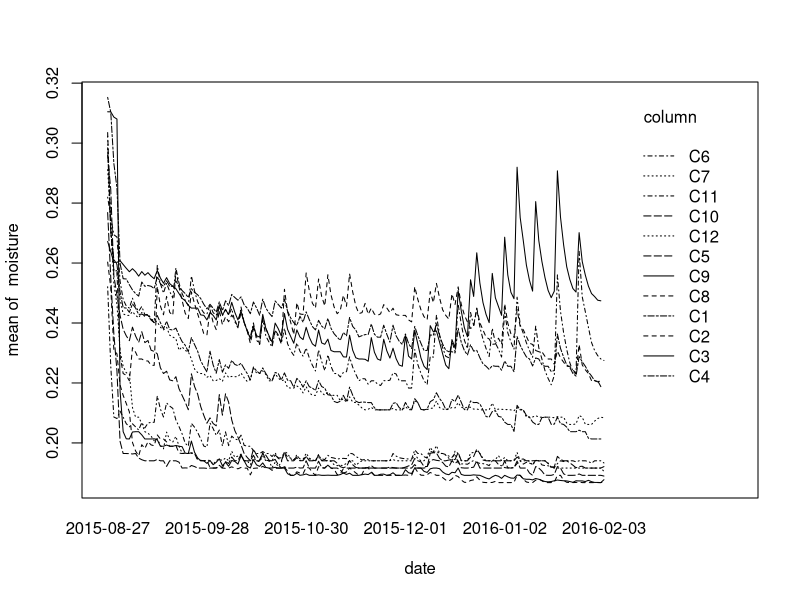
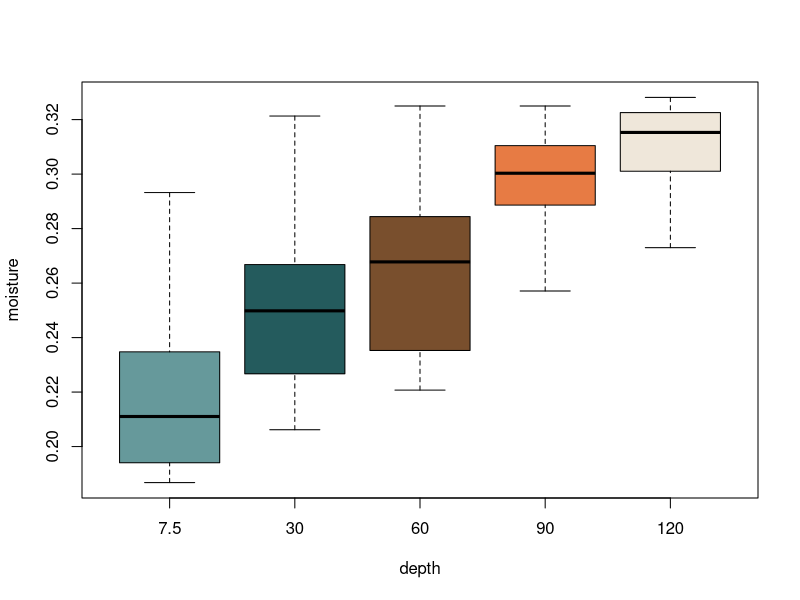
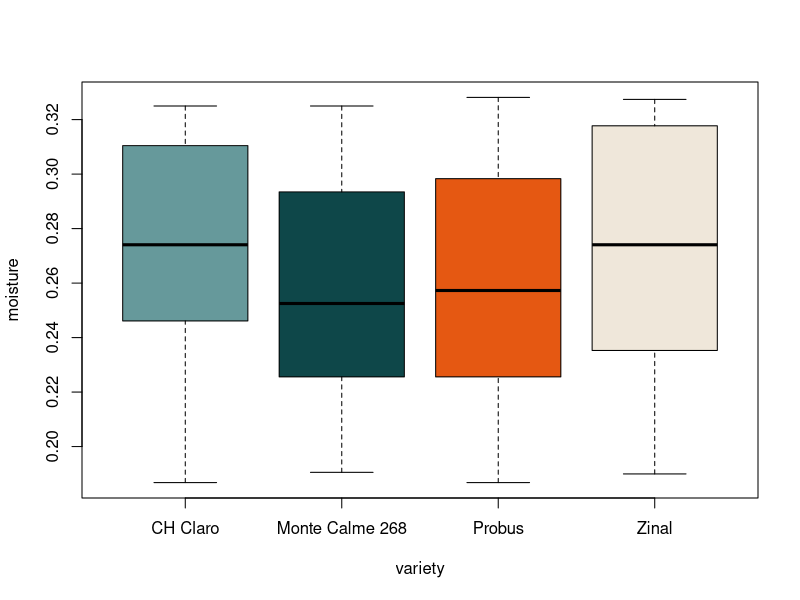
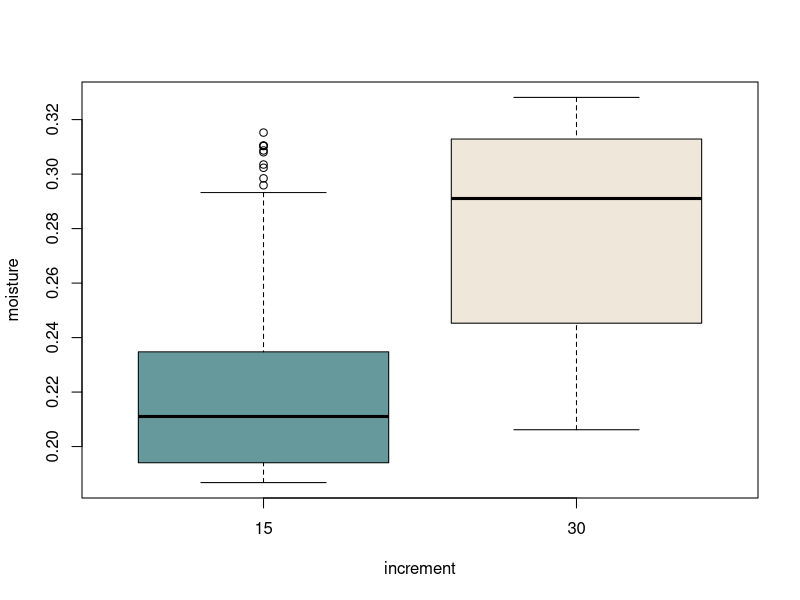
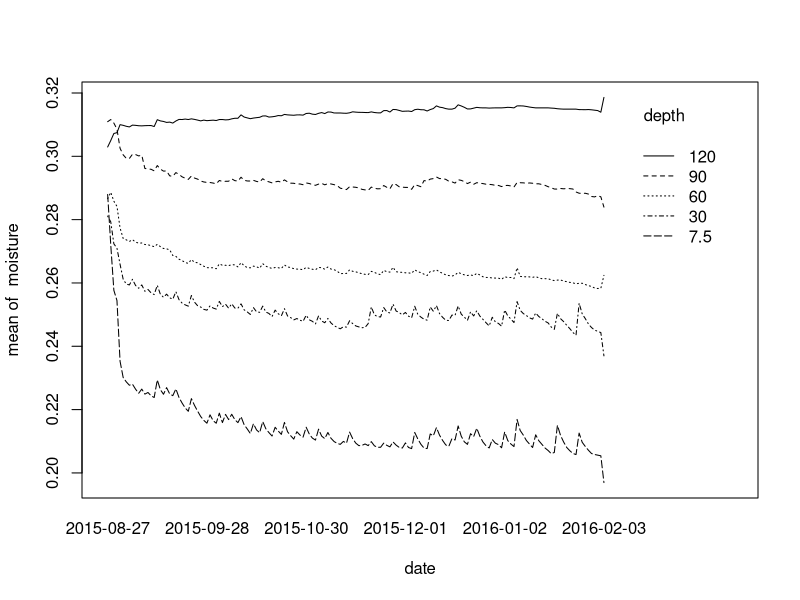
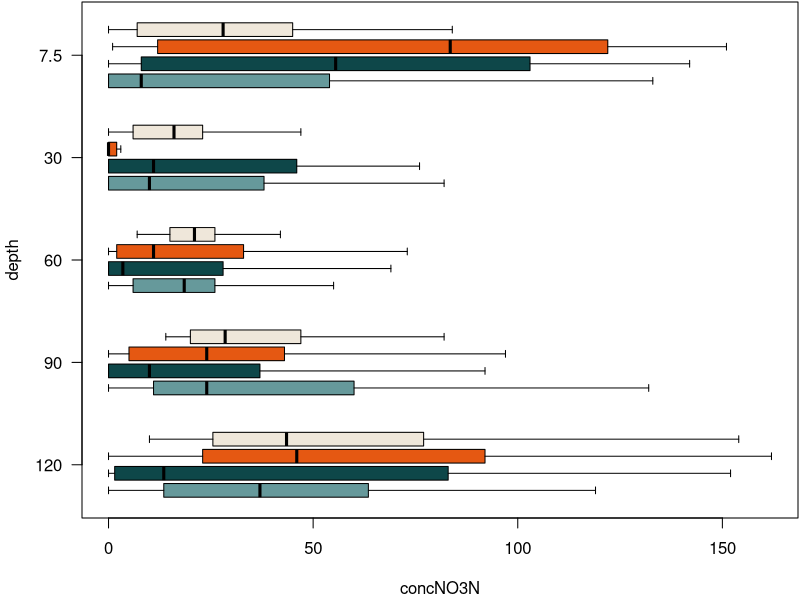
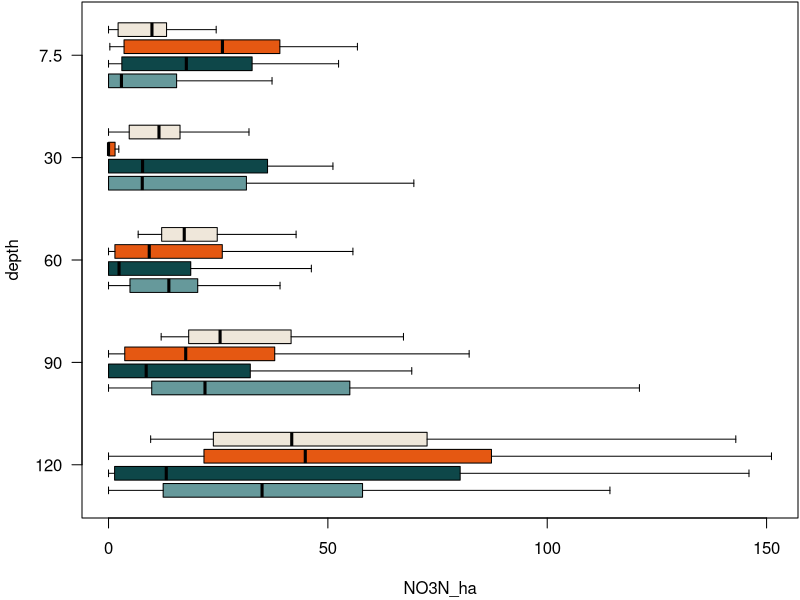
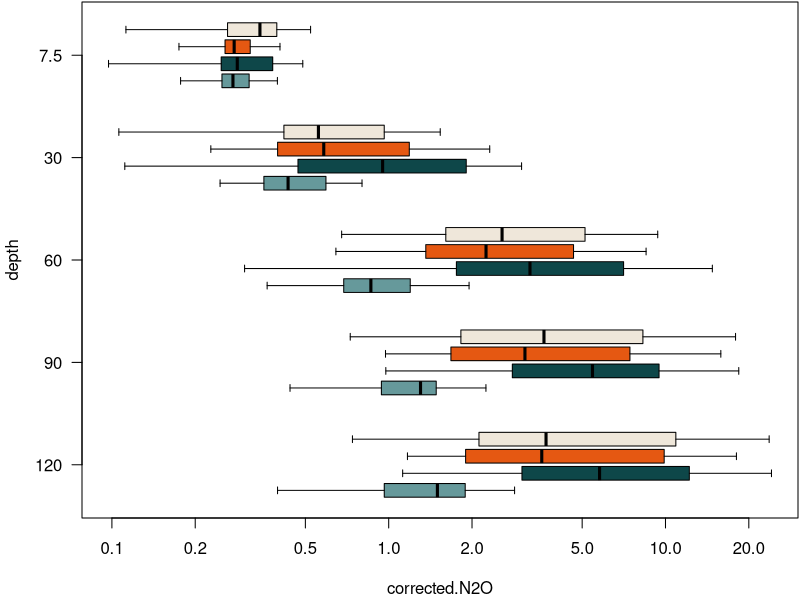

Write the R code that produced these figures, in order. (Note: this script raises an error after producing the figures.)
#' title: Process Rate Estimator
#' author: Damian Oswald
#' date: 2023-10-02

#' -----------------------------------------------------------------------------------------------------------
#' Define global variables
#' -----------------------------------------------------------------------------------------------------------

palette <- colorRampPalette(c("#66999B","#0E4749","#E55812","#EFE7DA"))

#' -----------------------------------------------------------------------------------------------------------
#' Set Model Parameters
#' -----------------------------------------------------------------------------------------------------------

#' Different depths
depths <- c(7.5,30,60,90,120)

#' Bulk density, average across all depths and columns.
BD <- 1.686
theta_t <- 1- BD/2.65
temperature <- 298
D_fw <- (5.07e-6) * exp(-2371/temperature)
D_fa <- 0.1436e-4 * (temperature/273.15)^1.81
H <- (8.5470e6 * exp(-2284/temperature)) / (8.3145*temperature)
rho <- 1.26e6
N2Oatm <- 0.2496

#' -----------------------------------------------------------------------------------------------------------
#' Load and prepare the data
#' -----------------------------------------------------------------------------------------------------------

data <- read.csv("data/three-way-data.csv", row.names = 1)

#' Transform the variable `date_R` to `Date` class
#' We have to subtract 1 from the cut out DOY, because the as.Date function starts counting from 0 onwards...
data$date <- as.Date(as.integer(substr(data$date_R, 5, 7))-1, origin = paste0(as.integer(substr(data$date_R, 1, 4)),"-01-01"))
#' Some dates are missing. Proposition: The "true" date should be "2016-02-03"
data[is.na(data[,"date"]),"date"] <- as.Date("2016-02-03")
with(data[data$depth==7.5,], interaction.plot(date, column, moisture, col = par()$fg)) # Seems legit (last data points are not off...)

#' Transform `column` from `character` to `integer`
with(data, table(column, variety))
data$column <- as.ordered(as.integer(substr(data$column, 2, 3)))

#' There is C:N ratio that is `Inf` -- should probably be omitted?
data[which(data$CN==Inf),"CN"] <- NA

#' -----------------------------------------------------------------------------------------------------------
#' Explore the data
#' -----------------------------------------------------------------------------------------------------------

#' The covered time span
diff(range(data$date, na.rm = T))

#' First look at the data
boxplot(moisture ~ depth, data, outline = FALSE, col = palette(5))
boxplot(moisture ~ variety, data, col = palette(4))
boxplot(moisture ~ increment, data, col = palette(2)) # What is "increment"?
with(data, interaction.plot(date, depth, moisture)) # Interpretation: the soil moisture starts out relatively homogeneous, but as plants grow, it starts to differ by depth
for (y in colnames(data)[8:21]) {
   log <- ifelse(min(data[,y],na.rm=TRUE)>0,"x","")
   par(mar = c(4,4,0,0)+0.1)
   boxplot(data[,y] ~ variety * I(-depth), data, log = log, outline = FALSE,
           at = rep(1:4,times=5)+rep(0:4,each=4)*6,
           col = rep(palette(4),times=5),xlab=y,
           names = -rep(sort(unique(data$depth),decreasing = T),each=4),
           horizontal = TRUE,
           ylab = "depth",
           axes = FALSE,
           lty = 1)
   axis(1)
   axis(2, at = (0:4)*6+2.5, labels = c(120,90,60,30,7.5), las = 1)
   box()
}
for (y in colnames(data)[8:21]) {
   log <- ifelse(min(data[,y],na.rm=TRUE)>0,"y","")
   with(data, interaction.plot(depth, variety, data[,y], ylab = y, log = log, fun = function(x) mean(x,na.rm=TRUE))) # Interpretation: the soil moisture starts out relatively homogeneous, but as plants grow, it starts to differ by depth
}

#' Diffusion Fluxes
for (variety in unique(data$variety)) {
   with(data[(!is.na(data$corrected.N2O)) & (data$variety==variety),], interaction.plot(date, depth, corrected.N2O, col = par()$fg, ylab = expression("N"[2]*"O fluxes"), xlab = "Date", ylim = c(0,16)))
   title(main = paste("Diffusion fluxes of", variety))
}
for (variety in unique(data$variety)) {
   with(data[(!is.na(data$corrected.CO2)) & (data$variety==variety),], interaction.plot(date, depth, corrected.CO2, col = par()$fg, ylab = expression("CO"[2]*" fluxes"), xlab = "Date", ylim = c(0,45000), las = 0))
   title(main = paste("Diffusion fluxes of", variety))
}

#' Mosaic plots -- of what data do we have entries?
par(mar=c(4,4,4,2)+0.1)
mosaicplot(~ depth + variety, data, col = palette(4)) # Why do we have the uneven distribution?
mosaicplot(~ column + depth, data, col = palette(5)) # It is only with colunn 6!
mosaicplot(~ increment + column, data, col = palette(12))
mosaicplot(~ increment + depth, data, col = palette(5)) # What is `increment`?

#' What data does have measurements?
x <- data[!is.na(data$SP),]
mosaicplot(~ column + depth, x, col = palette(5), main = "data with measurements")
with(x, table(depth, column)) # Should be 24 each, no?
x$date |> unique() |> length() # Gas measurements only at 24 out of the dates
mosaicplot(~ date + column, x, col = palette(12), main = "data with measurements") # Why are there the differences?
with(x, tapply(SP, date, length)) |> barplot(las=2); abline(h=60, lwd = 2, lty = 2) # This should all be 60 or not? (Why are there 1440 - 1117 = 323 entries missing?)
mosaicplot(~ column + depth, x, shade = TRUE, main = "data with measurements") # Why are there the differences?
with(x, table(date, column)) # We clearly see the missing values, not?

#' Calculate average moisture across depths
x <- with(data, tapply(moisture, list(depth), mean))

#' Calculate mean moisture between the depths (?)
sapply(1:5, function(i) mean(x[(i-1):i]))

#' We can also cross multiple factors
with(data, tapply(moisture, list(depth, variety), mean))

#' Pairs panel
# plot(data[,8:21], cex = 0.3)

#' Which two observations are missing in general
with(data, table(column, depth)) # What??? Shouldn't this be 160 each???
plot(moisture ~ date, data[data$column==6 & data$depth==90,], las = 0) # What happened with the moisture measurements for column 6 at depth = 90 cm?
#' Why do we have 160 measurements for column 1:4 and 161 for column 5:12?

#' NOTES OF THE DATA EXPLORATION
#' Some moisture observations are missing, specifically from column 6 at depth = 90 cm
#' Many observations are missing regarding the flux data
#' Fluxes were only measured at 24 distinct days (out of 161 possible days)

#' -----------------------------------------------------------------------------------------------------------
#' Start calculations
#' -----------------------------------------------------------------------------------------------------------

#calculate average moisture across depths

data_C1_7$moisture_7
(data_C1_7$moisture_7 + data_C1_30$moisture_30)/2

#' What do we want to do in this step? 
#' For every day in `date` (and apparently only for `column == "C1"`, why?),
#' we want to calculate average moisture across depths

column <- 1
day <- as.Date("2015-09-02")
i <- 1
#' We calculate the following: for every column, day, depth,
#' calculate the mean depth of this one and the one above --
#' except for the top depth, there, return single value
data[data[,"column"]==column & data[,"date"]==day & data$depth%in%depths[(i-1):i], "moisture"]

# Calculate average moisture across depths
data$theta_w <- numeric(nrow(data))
for (i in 1:nrow(data)) {
   j <- which(depths==data[i,"depth"]) # Get the current depth index
   data[i,"theta_w"] <- mean(data[data[,"column"]==data[i,"column"] & data[,"date"]==data[i,"date"] & data[,"depth"]%in%depths[(j-1):j], "moisture"])
   # TODO: Build checker to see if calculation is correct, no missing values, always 1 or 2 values etc.
}

#' Calculate air-filled pore spaces across depths
data$theta_a <- 1 - data$theta_w/theta_t

#' Calculate Ds
data$Ds <- with(data, ((theta_w^(10/3)*D_fw)/H+theta_a^(10/3)*D_fa)*theta_t^-2)

#' Calculate dC/dz
data$dCdz <- (data$corrected.N2O - N2Oatm)/1000000/(15/100/2)


#' TODO: The `.Rmd` file contains the following code:
#' 
# calculate dC/dz across depths
# data_C1$dCdz_top_7 <- (data_C1$corrected.N2O_7 - N2Oatm)/1000000/(15/100/2)
# data_C1$dCdz_top_30 <- (data_C1$corrected.N2O_30 - data_C1$corrected.N2O_7)/1000000/(30/100/2+15/100/2)
# data_C1$dCdz_top_60 <- (data_C1$corrected.N2O_60 - data_C1$corrected.N2O_30)/1000000/(30/100/2+30/100/2)
# data_C1$dCdz_top_90 <- (data_C1$corrected.N2O_90 - data_C1$corrected.N2O_60)/1000000/(30/100/2+30/100/2)
# data_C1$dCdz_top_120 <- (data_C1$corrected.N2O_120 - data_C1$corrected.N2O_90)/1000000/(30/100/2+30/100/2)
#'
#' Question: Should't it be different numbers in the exponents?
